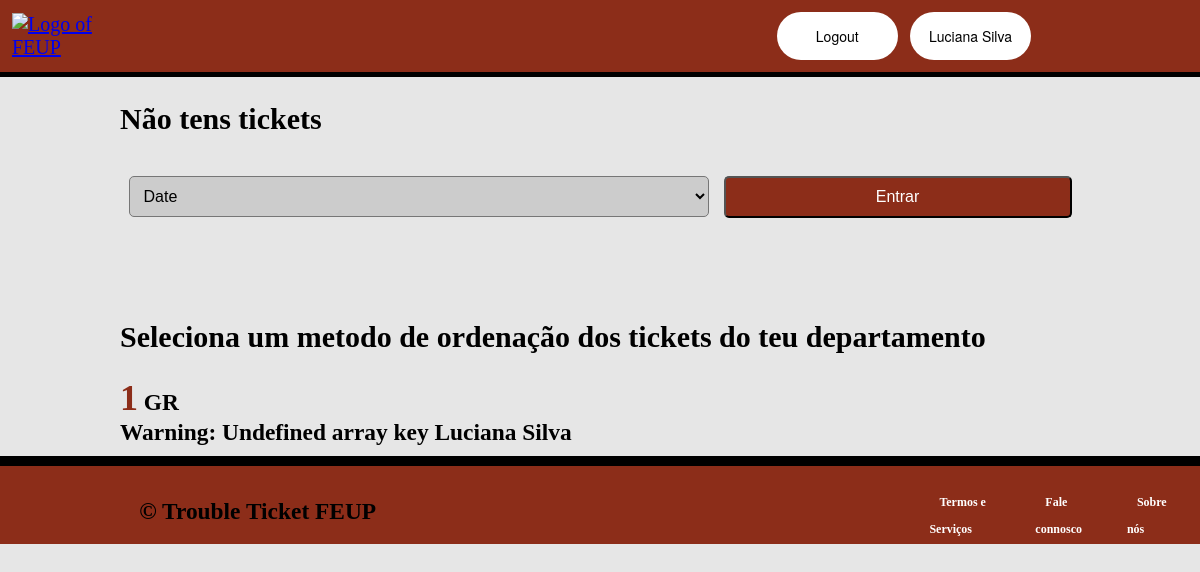
The page /pages/ticketsee.php (signed in) on the database as committed earlier.
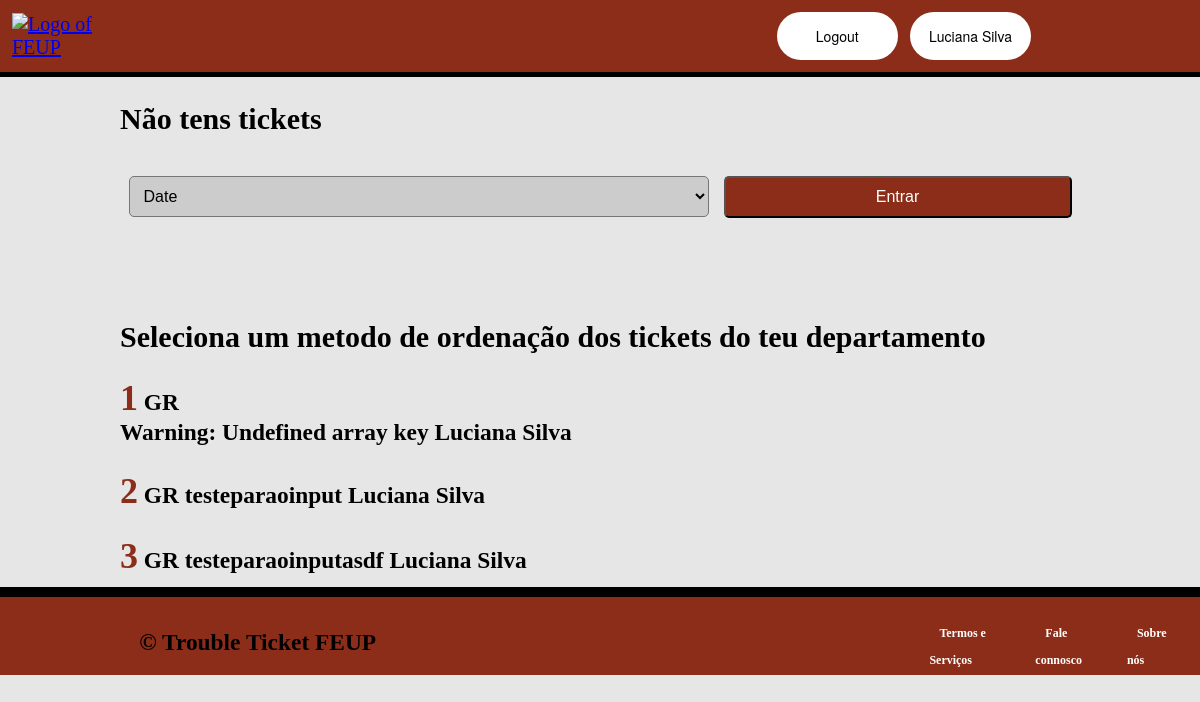
The same page on the database as committed later.
### tables this page shows
CREATE TABLE ticket(
	ticket_id INTEGER PRIMARY KEY,
	id INTEGER,
	department_id INTEGER, 
	status_id INTEGER,
	tittle TEXT NOT NULL,
	description TEXT NOT NULL,
	initial_date DATE NOT NULL,
	hashtag_id INTEGER DEFAULT 1,
	agent_id INTEGER DEFAULT -1,
	FOREIGN KEY(id) REFERENCES user(id),
	FOREIGN KEY(department_id) REFERENCES department(department_id),
	FOREIGN KEY(status_id) REFERENCES status(status_id)
	--- CONSTRAINT ticket_pk PRIMARY KEY(ticket_id)
);

CREATE TABLE department(
	department_id INTEGER PRIMARY KEY,
	name TEXT NOT NULL
	--- CONSTRAINT department_pk PRIMARY KEY(department_id)
);

CREATE TABLE user(
	id INTEGER PRIMARY KEY,
	role INTEGER DEFAULT 2,
	username TEXT NOT NULL,
	name TEXT NOT NULL,
	email TEXT NOT NULL,
	password TEXT NOT NULL
	--- CONSTRAINT user_pk PRIMARY KEY(id)
);

### pages/ticketsee.php (called while the page is built, shortened)
<?php
require_once(dirname(__DIR__).'/templates/common.php');
require_once(dirname(__DIR__).'/classes/session.class.php');
require_once(dirname(__DIR__).'/classes/ticket.class.php');
require_once(dirname(__DIR__).'/classes/department.class.php');
require_once(dirname(__DIR__).'/templates/tickets.tpl.php');
$session = new Session();
drawHeader($session);
drawmyTickets($_SESSION['id']);
drawDepartmentTickets($_SESSION['id']);
drawFooter();
?>

### classes/session.class.php (called while the page is built, shortened)
<?php
  class Session {
    public function isLoggedIn() : bool {
      return isset($_SESSION['id']);
    }
  }
?>

### classes/ticket.class.php (called while the page is built, shortened)
<?php
  require_once('user.class.php');
  require_once('session.class.php');
  class Ticket {
    public function __construct(int $ticket_id, int $id,  int $department_id, int $status_id, string $tittle, string $description, string $initial_date,int $hashtag_id, int $agent_id) {
        $this->ticket_id = $ticket_id;
        $this->id = $id;
        $this->department_id = $department_id;
        $this->description = $description;
      }
    static function getmyTickets(PDO $db, int $id) : ?array{
      $stmt = $db->prepare('SELECT ticket_id,id,department_id,status_id,tittle,description,initial_date,hashtag_id,agent_id FROM ticket where id = ?');
      $stmt->execute(array($id));
      if($tickets == null) {
        return null;
      }
      else {
      return $tickets;}
    }
}
  ?>

### classes/user.class.php (called while the page is built, shortened)
<?php
  class User {
    public function __construct(int $id, int $role, string $username, string $name, string $email) {
      $this->role = $role;
      $this->name = $name;
    }
    static function getUser(PDO $db, int $id) : ?User {
      $stmt = $db->prepare('SELECT id,role,username,name,email,password FROM user WHERE id = ?');
      $stmt->execute(array(intval($id)));
      $user = $stmt->fetch();
      if($user){
      return new User(
          $user['id'],
          $user['role'],
          $user['username'],
          $user['name'],
          $user['email']
      );}
      else return null;
    }
}
?>

### classes/department.class.php (called while the page is built, shortened)
<?php
  require_once('ticket.class.php');
  require_once('session.class.php');
  class Department {
    static public function getDepartmentName(PDO $db, int $department_id): string {
        $stmt = $db->prepare('SELECT name FROM department where department_id = ?');
        $stmt->execute(array($department_id));
        $name = $stmt->fetch();
        $name = ($name['name']);
        if($name){
        return $name;}
        else{
            return "null";
        }
    }
    static public function getTicketsDepartment(PDO $db , int $id, int $integer) : ?array{
      if($integer == 0){
      $stmt = $db ->prepare('SELECT DISTINCT ticket.ticket_id,ticket.id,ticket.department_id,ticket.status_id,ticket.tittle,ticket.description,ticket.initial_date,ticket.hashtag_id,ticket.agent_id FROM agent,department,ticket where ticket.department_id = department.department_id and agent.department_id = department.department_id and agent.id = ? ORDER BY ticket.initial_date');}
      $stmt->execute(array($id));
        while($ticket = $stmt->fetch()){
          $tickets[] = new Ticket(
            $ticket['ticket_id'],
            $ticket['id'],
            $ticket['department_id'],
            $ticket['status_id'],
            $ticket['tittle'],
            $ticket['description'],
            $ticket['initial_date'],
            $ticket['hashtag_id'],
            $ticket['agent_id']
          );
        }
        return $tickets;
    }
  }

### templates/tickets.tpl.php (the view, shortened to what this page needs)
<?php
require_once(dirname(__DIR__).'/database/connection.db.php');
require_once(dirname(__DIR__).'/classes/ticket.class.php');
require_once(dirname(__DIR__).'/classes/user.class.php');
require_once(dirname(__DIR__).'/classes/session.class.php');
require_once(dirname(__DIR__).'/classes/hashtag.class.php');
require_once(dirname(__DIR__).'/classes/ticket.class.php');
require_once(dirname(__DIR__).'/classes/department.class.php');
        ?> <h2><?= $ticket->ticket_id, $ticket->id, $ticket->tittle, $ticket->initial_date, $ticket->agent_id?></h2> <?php
function drawmyTickets(int $id){
    $db = getDatabaseConnection();
    $tickets = Ticket::getmyTickets($db,$id);
    if($tickets) {
    ?>
        <div id="myTickets">
        <?php foreach($tickets as $ticket){ ?>
            <div class="ticketContainer">
                <h3 class="loginItem"><a href="../pages/ticketseeonly.php?ticket_id=<?=$ticket->ticket_id?>" ><?= $ticket->ticket_id ?></a></h3>
                <h2><?= $ticket->description?></h2>
            </div>
        <?php } ?>
        </div>
        <?php
}
else {
    ?> <h2>Não tens tickets</h2> <?php
}
}
function drawDepartmentTickets(int $id) {
    $db = getDatabaseConnection();
    $user = User::getUser($db,$_SESSION['id']);
    if($user->role != 2) {
    ?>
    <div class="department-tickets">
    <form action="../actions/orderTickets.action.php" method="POST">
    <select name ="order" id="order">
        <option value="0">Date</option>
    </select>
    <input id="button" type="submit" value="Entrar">
    </form>
    </div>
    <?php
    } ?>
    <?php
    $tickets = Department::getTicketsDepartment($db,$id,$_SESSION['order']);
    if($tickets) {
        ?> <h2>Seleciona um metodo de ordenação dos tickets do teu departamento</h2> <?php
    foreach($tickets as $ticket){
        $department_name = Department::getDepartmentName($db,$ticket->department_id);
        $user_name = User::getUser($db,$ticket->id);
        ?> <h3 class="loginItem"><a href="../pages/ticketseeonly.php?ticket_id=<?=$ticket->ticket_id?>" ><?= $ticket->ticket_id?></a><?=" " .$department_name . " " . $ticket->description . " " . $user->name?></h3> <?php
    }
    ?></div><?php
}
    else if($tickets == null && ($_SESSION['role'] == 1 || $_SESSION['role'] == 0)) {
        ?> <h2>Aguarda por algum ticket !</h2> <?php
    }
}
    ?>

### templates/common.php (shortened to what this page needs)
<?php
    function drawHeader(Session $session) { ?>
        <!DOCTYPE html>
        <html lang="PT-pt">
            <head>
                <link rel="stylesheet" href="../css/header.css">
                <link rel="stylesheet" href="../css/index.css">
                <link rel="stylesheet" href="../css/drawInfoTicket.css">
                <link rel="stylesheet" href="../css/accordion.css">
                <link rel="stylesheet" href="../css/footer.css">
                <link rel="stylesheet" href="../css/messages.css">
                <link rel="stylesheet" href="../css/profile.css">
                <link rel="stylesheet" href="../css/faqAnswer.css">
                <link rel="stylesheet" href="../css/search.css">
                <link rel="stylesheet" href="../css/editFaq.css">
                <link rel="stylesheet" href="../css/login.css">
                <link rel="stylesheet" href="../css/drawAcessDenied.css">
                <link rel="stylesheet" href="../css/drawProfilesearch.css">
                <link rel="stylesheet" href="../css/editUser.css">
                <link rel="stylesheet" href="../css/register.css">
                <link rel="stylesheet" href="../css/addTicket.css">
                <link rel="stylesheet" href="../css/myTickets.css">
                <link rel="stylesheet" href="../css/editTicket.css">
                <link rel="stylesheet" href="../css/ticket.css">
            </head>
            <body>
                <header>
                        <a href="../pages/index.php">
                            <img src="https://dec.fe.up.pt/wp-content/uploads/2021/03/logo-feup-white.png" alt="Logo of FEUP">
                        </a>
                        <?php
                            if ($session->isLoggedIn())
                            drawLoginUser($session->getId(), $session->getName());
                            else drawDefaultUser();
                        ?>
                </header>
            </body>
            <main>
            <?php
        }
        function drawLoginUser(int $id, string $name) { ?>
            <div id="login">
                <button>
                    <a href="../actions/logout.action.php">Logout</a>
                </button>
                <button>
                    <a href="../pages/profile.php?id=<?=$id?>"><?=$name?></a>
                </button>
            </div>
        <?php
        }
        function drawDefaultUser() { ?>
        <?php }
function drawFooter() { ?>
    </main>
        <div class="footer">
            <h3> &#169; Trouble Ticket FEUP</h3>
            <div class = "footer-links">
                <h3><a href="../pages/index.php">Termos e Serviços</a></h3>
                <h3><a href="../pages/index.php">Fale connosco</a></h3>
                <h3><a href="../pages/index.php">Sobre nós</a></h3>
            </div>
        </div>
    </body>
</html> <?php
}
?>

### css/header.css (style rules this page uses)
body { background-color: #f2f2f2; margin: 0; padding: 0; }
header { display: flex; flex-direction: row; justify-content: space-between; align-items: center; padding: 1%; background-color: #8C2D19; border-bottom: 5px solid black; color: #fff; margin-bottom: 0; }
header > a > img { width: 25%; height: auto; margin-right: 2%; }
#login { display: grid; grid-template-columns: repeat(3, 1fr); grid-gap: 1vw; color: #fff; text-decoration: none; color: #fff; transition: color 0.3s ease; margin-right: 2%; }
#login > button { background-color: white; white-space: nowrap; display: inline-block; border-radius: 2vw; border-style: none; box-sizing: border-box; color: #ffffff; cursor: pointer; display: inline-block; font-family: "Haas Grot Text R Web", "Helvetica Neue", Helvetica, Arial, sans-serif; font-size: 70%; font-weight: 500; height: 4vw; line-height: 2vw; list-style: none; margin: 0; outline: none; padding: 1vw 1.6vw; position: relative; text-align: center; text-decoration: none; transition: color 100ms; vertical-align: baseline; user-select: none; -webkit-user-select: none; touch-action: manipulation; }
#login > button > a { text-decoration: none; color: black; transition: color 0.3s ease; }

### css/index.css (style rules this page uses)
body { font-size: 20px; margin: 0; padding: 0; background-color: #f7f7f7; }

### css/footer.css (style rules this page uses)
.footer { display: flex; flex-direction: row; justify-content: space-between; align-items: center; padding: 2%; background-color: #8C2D19; border-top: 10px solid black; color: #fff; height: 30px; margin-top: 0; margin-bottom: 0; }
.footer a { font-size: 1vw; text-decoration: none; color: #fff; transition: black 0.3s ease; margin: 10px; }
.footer-links { width: auto; display: flex; flex-direction: row; justify-content: space-between; }

### css/profile.css (style rules this page uses)
:root { --backgroundColor: #e6e6e6; --buttonColor: #8c2d19; --buttonHoverColor: #d24016; --whiteColor: white; --borderColor: #ccc; }
body { background-color: #e6e6e6; }

### css/editFaq.css (style rules this page uses)
:root { --backgroundColor: #e6e6e6; --buttonColor: #8c2d19; --buttonHoverColor: #d24016; --whiteColor: white; --borderColor: #ccc; }

### css/login.css (style rules this page uses)
:root { --backgroundColor: #e6e6e6; --buttonColor: #8c2d19; --buttonHoverColor: #d24016; --whiteColor: white; --borderColor: #ccc; --buttonShadowColor: #8c2d19; }

### css/drawAcessDenied.css (style rules this page uses)
:root { --backgroundColor: #e6e6e6; --principalColor: #8c2d19; --buttonHoverColor: #d24016; --whiteColor: white; --borderColor: #ccc; --boxShadow: 0px 0px 5px 0px var(--principalColor); }

### css/drawProfilesearch.css (style rules this page uses)
:root { --backgroundColor: #e6e6e6; --buttonColor: #8c2d19; --buttonHoverColor: #d24016; --whiteColor: white; --borderColor: #ccc; }

### css/editUser.css (style rules this page uses)
:root { --backgroundColor: #e6e6e6; --borderColor: #ccc; --seeProfileShadow: 0 0 5px rgba(94, 2, 2, 0.582); --boxShadowForm: 0 0 5px rgba(0, 0, 0, 0.2); --principalColor: #8c2d19; --whiteColor: white; --submitHoverColor: #d24016; }
body { background-color: var(--backgroundColor); }

### css/register.css (style rules this page uses)
:root { --principalColor: #8C2D19; --backgroundColor: #e6e6e6; --whiteColor: #FFF; --focusBorderColor: rgba(140, 45, 25, 0.5); --submitHoverColor: #D24016; --borderColor: #ccc; --errorColor: red; --successColor: green; --blackColor: black; }

### css/addTicket.css (style rules this page uses)
:root { --principalColor: #8C2D19; --backgroundColor: #e6e6e6; --whiteColor: #FFF; --focusBorderColor: rgba(140, 45, 25, 0.5); --submitHoverColor: #D24016; --borderColor: #ccc; --blackColor: black; }

### css/myTickets.css (style rules this page uses)
:root { --principalColor: #8C2D19; --backgroundColor: #e6e6e6; --whiteColor: #FFF; --focusBorderColor: rgba(140, 45, 25, 0.5); --submitHoverColor: #D24016; --borderColor: #ccc; --blackColor: black; --linkColor: #0366d6; --seeTicketShadow: 0 2px 4px rgba(87, 1, 1, 0.507); }
.loginItem { color: var(--blackColor); }
.loginItem a { color: var(--principalColor); text-decoration: none; font-size: 3vw; }
.department-tickets { padding: 20px; text-align: center; }
.department-tickets select, .department-tickets input[type="submit"] { padding: 10px; font-size: 16px; border-radius: 5px; cursor: pointer; transition: all 0.3s ease-in-out; }
.department-tickets select { background-color: var(--borderColor); margin-right: 10px; width: 50%; margin-bottom: 5%; }
.department-tickets input[type="submit"] { background-color: var(--buttonColor); color: #fff; width: 30%; }
h2 { color: var(--blackColor); text-align: left; margin-bottom: 20px; margin-left: 10%; }
h3 { color: var(--blackColor); margin-bottom: 10px; margin-left: 10%; }

### css/editTicket.css (style rules this page uses)
:root { --backgroundColor: #e6e6e6; --principalColor: #8c2d19; --buttonHoverColor: #d24016; --whiteColor: white; --borderColor: #ccc; --boxShadow: 0px 0px 5px 0px var(--principalColor); }

Rows that differ between the two databases and show on the page:
added ticket: ticket_id "2", department.name "GR", description "testeparaoinput", $user->name "Luciana Silva"
added ticket: ticket_id "3", department.name "GR", description "testeparaoinputasdf", $user->name "Luciana Silva"
